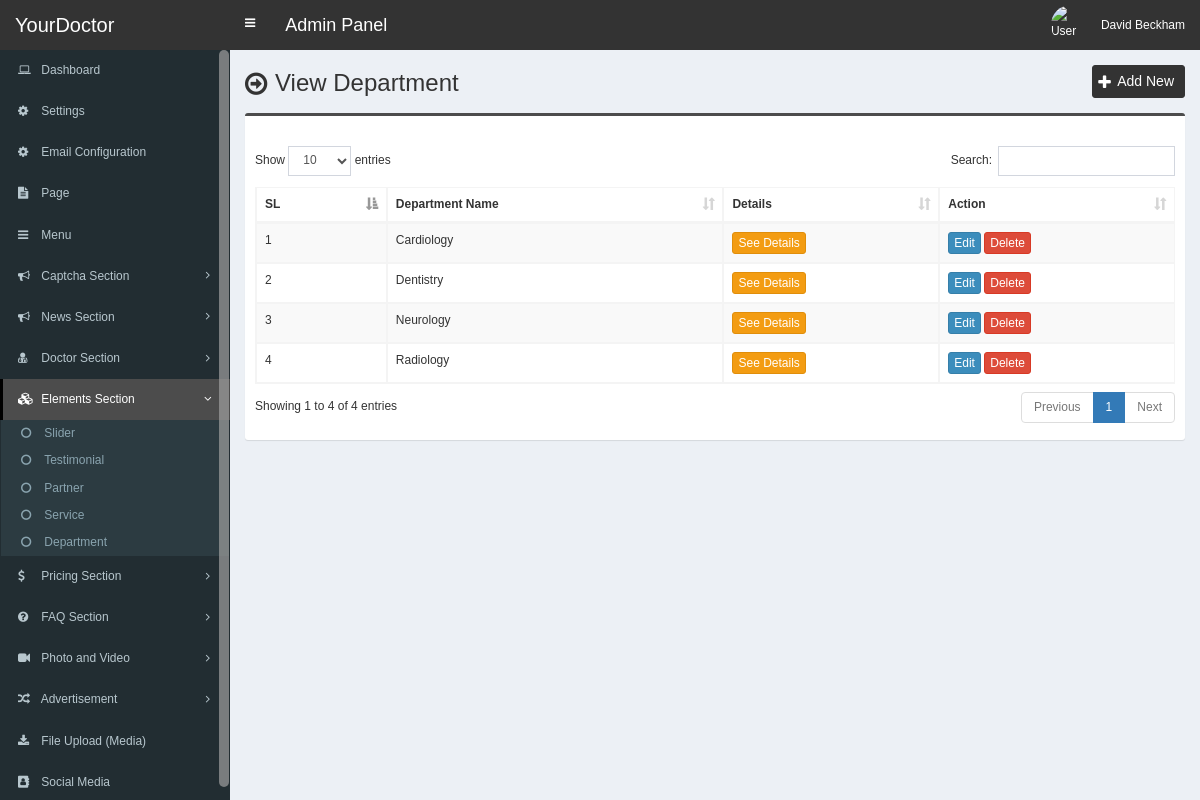
The page /admin/department.php (signed in) on the database its author committed.
### tables this page shows
CREATE TABLE `tbl_settings` (
  `id` int(11) NOT NULL,
  `logo` varchar(255) NOT NULL,
  `favicon` varchar(255) NOT NULL,
  `footer_about` mediumtext NOT NULL,
  `footer_copyright` mediumtext NOT NULL,
  `contact_address` mediumtext NOT NULL,
  `contact_email` varchar(255) NOT NULL,
  `contact_phone` varchar(255) NOT NULL,
  `contact_fax` varchar(255) NOT NULL,
  `contact_map_iframe` mediumtext NOT NULL,
  `total_recent_news_footer` int(10) NOT NULL,
  `total_popular_news_footer` int(10) NOT NULL,
  `total_recent_news_sidebar` int(11) NOT NULL,
  `total_popular_news_sidebar` int(11) NOT NULL,
  `total_recent_news_home_page` int(11) NOT NULL,
  `meta_title_home` mediumtext NOT NULL,
  `meta_keyword_home` mediumtext NOT NULL,
  `meta_description_home` mediumtext NOT NULL,
  `home_title_service` varchar(255) NOT NULL,
  `home_subtitle_service` varchar(255) NOT NULL,
  `home_status_service` int(11) NOT NULL,
  `home_title_department` varchar(255) NOT NULL,
  `home_subtitle_department` varchar(255) NOT NULL,
  `home_status_department` int(11) NOT NULL,
  `home_title_doctor` varchar(255) NOT NULL,
  `home_subtitle_doctor` varchar(255) NOT NULL,
  `home_status_doctor` int(11) NOT NULL,
  `home_title_pricing` varchar(255) NOT NULL,
  `home_subtitle_pricing` varchar(255) NOT NULL,
  `home_status_pricing` int(11) NOT NULL,
  `home_title_testimonial` varchar(255) NOT NULL,
  `home_subtitle_testimonial` varchar(255) NOT NULL,
  `home_status_testimonial` int(11) NOT NULL,
  `home_title_news` varchar(255) NOT NULL,
  `home_subtitle_news` varchar(255) NOT NULL,
  `home_status_news` int(11) NOT NULL,
  `home_title_partner` varchar(255) NOT NULL,
  `home_subtitle_partner` varchar(255) NOT NULL,
  `home_status_partner` int(11) NOT NULL,
  `color` varchar(20) NOT NULL,
  `preloader_status` text NOT NULL,
  `website_name` text NOT NULL
);

CREATE TABLE `tbl_department` (
  `dep_id` int(11) NOT NULL,
  `dep_name` varchar(255) NOT NULL,
  `dep_slug` varchar(255) NOT NULL,
  `dep_detail` mediumtext NOT NULL,
  `dep_address` mediumtext NOT NULL,
  `dep_phone` varchar(100) NOT NULL,
  `dep_fax` varchar(100) NOT NULL,
  `dep_email` varchar(100) NOT NULL,
  `dep_photo` varchar(255) NOT NULL,
  `dep_banner` varchar(255) NOT NULL,
  `meta_title` varchar(255) NOT NULL,
  `meta_keyword` mediumtext NOT NULL,
  `meta_description` mediumtext NOT NULL
);

### admin/department.php (the view, shortened to what this page needs)
<?php require_once('header.php'); ?>
<section class="content-header">
	<div class="content-header-left">
		<h1>View Department</h1>
	</div>
	<div class="content-header-right">
		<a href="department-add.php" class="btn btn-primary btn-sm">Add New</a>
	</div>
</section>
<section class="content">
  <div class="row">
    <div class="col-md-12">
      <div class="box box-info">
        <div class="box-body table-responsive">
          <table id="example1" class="table table-bordered table-striped">
			<thead>
			    <tr>
			        <th>SL</th>
			        <th>Department Name</th>
			        <th>Details</th>
			        <th>Action</th>
			    </tr>
			</thead>
            <tbody>
            	<?php
            	$i=0;
            	$statement = $pdo->prepare("SELECT * FROM tbl_department ORDER BY dep_name ASC");
            	$statement->execute();
            	$result = $statement->fetchAll(PDO::FETCH_ASSOC);
            	foreach ($result as $row) {
            		$i++;
            		?>
					<tr>
	                    <td><?php echo $i; ?></td>
	                    <td><?php echo $row['dep_name']; ?></td>
	                    <td><a href="" data-toggle="modal" data-target="#myModalDetail<?php echo $i; ?>" class="btn btn-warning btn-xs">See Details</a></td>
	                    <td>
	                        <a href="department-edit.php?id=<?php echo $row['dep_id']; ?>" class="btn btn-primary btn-xs">Edit</a>
	                        <a href="#" class="btn btn-danger btn-xs" data-href="department-delete.php?id=<?php echo $row['dep_id']; ?>" data-toggle="modal" data-target="#confirm-delete">Delete</a>
	                    </td>
	                </tr>
            		<?php
            	}
            	?>
            </tbody>
          </table>
        </div>
      </div>
</section>
<?php require_once('footer.php'); ?>

### admin/header.php (shortened to what this page needs)
<?php
include("config.php");
$q = $pdo->prepare("
			SELECT *
			FROM tbl_settings
			WHERE id=?
		");
$q->execute([1]);
$res = $q->fetchAll();
foreach ($res as $row) {
	$website_name = $row['website_name'];
}
?>
<!DOCTYPE html>
<html>
<head>
	<link rel="stylesheet" href="css/bootstrap.min.css">
	<link rel="stylesheet" href="css/font-awesome.min.css">
	<link rel="stylesheet" href="css/ionicons.min.css">
	<link rel="stylesheet" href="css/datepicker3.css">
	<link rel="stylesheet" href="css/all.css">
	<link rel="stylesheet" href="css/select2.min.css">
	<link rel="stylesheet" href="css/dataTables.bootstrap.css">
	<link rel="stylesheet" href="css/jquery.fancybox.css">
	<link rel="stylesheet" href="css/AdminLTE.min.css">
	<link rel="stylesheet" href="css/_all-skins.min.css">
	<link rel="stylesheet" href="css/on-off-switch.css">
	<link rel="stylesheet" href="css/summernote.css">
	<link rel="stylesheet" href="css/style.css">
</head>
<body class="hold-transition fixed skin-blue sidebar-mini">
	<div class="wrapper">
		<header class="main-header">
			<a href="index.php" class="logo">
				<span class="logo-lg"><?php echo $website_name; ?></span>
			</a>
			<nav class="navbar navbar-static-top">
				<a href="#" class="sidebar-toggle" data-toggle="offcanvas" role="button">
				</a>
				<span style="float:left;line-height:50px;color:#fff;padding-left:15px;font-size:18px;">Admin Panel</span>
				<div class="navbar-custom-menu">
					<ul class="nav navbar-nav">
						<li class="dropdown user user-menu">
							<a href="#" class="dropdown-toggle" data-toggle="dropdown">
								<img src="../assets/uploads/<?php echo $_SESSION['user']['photo']; ?>" class="user-image" alt="User Image">
								<span class="hidden-xs"><?php echo $_SESSION['user']['full_name']; ?></span>
							</a>
						</li>
					</ul>
				</div>
			</nav>
		</header>
  		<?php $cur_page = substr($_SERVER["SCRIPT_NAME"],strrpos($_SERVER["SCRIPT_NAME"],"/")+1); ?>
  		<aside class="main-sidebar">
    		<section class="sidebar">
      			<ul class="sidebar-menu">
			        <li class="treeview <?php if($cur_page == 'index.php') {echo 'active';} ?>">
			          <a href="index.php">
			            <i class="fa fa-laptop"></i> <span>Dashboard</span>
			          </a>
			        </li>
					<?php
						if($_SESSION['user']['role'] == 'Super Admin'
					      || $_SESSION['user']['role'] == 'Admin'):
					?>
			        <li class="treeview <?php if( ($cur_page == 'settings.php') ) {echo 'active';} ?>">
			          <a href="settings.php">
			            <i class="fa fa-cog"></i> <span>Settings</span>
			          </a>
			        </li>
			        <?php endif; ?>
			        <?php
						if($_SESSION['user']['role'] == 'Super Admin'
					      || $_SESSION['user']['role'] == 'Admin'):
					?>
			        <li class="treeview <?php if( ($cur_page == 'setting-email.php') ) {echo 'active';} ?>">
			          <a href="setting-email.php">
			            <i class="fa fa-cog"></i> <span>Email Configuration</span>
			          </a>
			        </li>
			        <?php endif; ?>
			        <?php
						if($_SESSION['user']['role'] == 'Super Admin'
					      || $_SESSION['user']['role'] == 'Admin'):
					?>
			        <li class="treeview <?php if( ($cur_page == 'page-add.php')||($cur_page == 'page.php')||($cur_page == 'page-edit.php') ) {echo 'active';} ?>">
			          <a href="page.php">
			            <i class="fa fa-file-text"></i> <span>Page</span>
			          </a>
			        </li>
			        <?php endif; ?>
			        <?php
						if($_SESSION['user']['role'] == 'Super Admin'
					      || $_SESSION['user']['role'] == 'Admin'):
					?>
			        <li class="treeview <?php if( ($cur_page == 'menu-add.php')||($cur_page == 'menu.php')||($cur_page == 'menu-edit.php') ) {echo 'active';} ?>">
			          <a href="menu.php">
			            <i class="fa fa-bars"></i> <span>Menu</span>
			          </a>
			        </li>
			        <?php endif; ?>
			        <li class="treeview <?php if( ($cur_page == 'setting-captcha.php')||($cur_page == 'captcha.php')) {echo 'active';} ?>">
						<a href="#">
							<i class="fa fa-bullhorn"></i>
							<span>Captcha Section</span>
							<span class="pull-right-container">
								<i class="fa fa-angle-left pull-right"></i>
							</span>
						</a>
					</li>
					<li class="treeview <?php if( ($cur_page == 'category-add.php')||($cur_page == 'category.php')||($cur_page == 'category-edit.php') || ($cur_page == 'news-add.php')||($cur_page == 'news.php')||($cur_page == 'news-edit.php') || ($cur_page == 'comment.php') ) {echo 'active';} ?>">
						<a href="#">
							<i class="fa fa-bullhorn"></i>
							<span>News Section</span>
							<span class="pull-right-container">
								<i class="fa fa-angle-left pull-right"></i>
							</span>
						</a>
					</li>
					<li class="treeview <?php if( ($cur_page == 'designation-add.php')||($cur_page == 'designation.php')||($cur_page == 'designation-edit.php') || ($cur_page == 'doctor-add.php')||($cur_page == 'doctor.php')||($cur_page == 'doctor-edit.php') ) {echo 'active';} ?>">
						<a href="#">
							<i class="fa fa-user-md"></i>
							<span>Doctor Section</span>
							<span class="pull-right-container">
								<i class="fa fa-angle-left pull-right"></i>
							</span>
						</a>
					</li>
					<li class="treeview <?php if( ($cur_page == 'slider-add.php')||($cur_page == 'slider.php')||($cur_page == 'slider-edit.php') || ($cur_page == 'testimonial-add.php')||($cur_page == 'testimonial.php')||($cur_page == 'testimonial-edit.php') || ($cur_page == 'partner-add.php')||($cur_page == 'partner.php')||($cur_page == 'partner-edit.php') || ($cur_page == 'service-add.php')||($cur_page == 'service.php')||($cur_page == 'service-edit.php') || ($cur_page == 'department-add.php')||($cur_page == 'department.php')||($cur_page == 'department-edit.php') ) {echo 'active';} ?>">
						<a href="#">
							<i class="fa fa-cubes"></i>
							<span>Elements Section</span>
							<span class="pull-right-container">
								<i class="fa fa-angle-left pull-right"></i>
							</span>
						</a>
						<ul class="treeview-menu">
							<li><a href="slider.php"><i class="fa fa-circle-o"></i> Slider</a></li>
							<li><a href="testimonial.php"><i class="fa fa-circle-o"></i> Testimonial</a></li>
							<li><a href="partner.php"><i class="fa fa-circle-o"></i> Partner</a></li>
							<li><a href="service.php"><i class="fa fa-circle-o"></i> Service</a></li>
							<li><a href="department.php"><i class="fa fa-circle-o"></i> Department</a></li>
						</ul>
					</li>
					<li class="treeview <?php if( ($cur_page == 'pricing-plan-add.php')||($cur_page == 'pricing-plan.php')||($cur_page == 'pricing-plan-edit.php') || ($cur_page == 'pricing-item-add.php')||($cur_page == 'pricing-item.php')||($cur_page == 'pricing-item-edit.php') ) {echo 'active';} ?>">
						<a href="#">
							<i class="fa fa-usd"></i>
							<span>Pricing Section</span>
							<span class="pull-right-container">
								<i class="fa fa-angle-left pull-right"></i>
							</span>
						</a>
					</li>
					<li class="treeview <?php if( ($cur_page == 'faq-category-add.php')||($cur_page == 'faq-category.php')||($cur_page == 'faq-category-edit.php') || ($cur_page == 'faq-add.php')||($cur_page == 'faq.php')||($cur_page == 'faq-edit.php') ) {echo 'active';} ?>">
						<a href="#">
							<i class="fa fa-question-circle"></i>
							<span>FAQ Section</span>
							<span class="pull-right-container">
								<i class="fa fa-angle-left pull-right"></i>
							</span>
						</a>
					</li>
			        <li class="treeview <?php if( ($cur_page == 'photo-category-add.php')||($cur_page == 'photo-category.php')||($cur_page == 'photo-category-edit.php') || ($cur_page == 'photo-add.php')||($cur_page == 'photo.php')||($cur_page == 'photo-edit.php') || ($cur_page == 'video-category-add.php')||($cur_page == 'video-category.php')||($cur_page == 'video-category-edit.php') || ($cur_page == 'video-add.php')||($cur_page == 'video.php')||($cur_page == 'video-edit.php') ) {echo 'active';} ?>">
						<a href="#">
							<i class="fa fa-video-camera"></i>
							<span>Photo and Video</span>
							<span class="pull-right-container">
								<i class="fa fa-angle-left pull-right"></i>
							</span>
						</a>
					</li>
			        <li class="treeview <?php if( ($cur_page == 'advertisement-home.php') || ($cur_page == 'advertisement-sidebar.php') || ($cur_page == 'advertisement-sidebar-add.php') || ($cur_page == 'advertisement-sidebar-edit.php') || ($cur_page == 'advertisement-category.php') || ($cur_page == 'advertisement-category-add.php') || ($cur_page == 'advertisement-category-edit.php') ) {echo 'active';} ?>">
						<a href="#">
							<i class="fa fa-random"></i>
							<span>Advertisement</span>
							<span class="pull-right-container">
								<i class="fa fa-angle-left pull-right"></i>
							</span>
						</a>
					</li>
					<li class="treeview <?php if( ($cur_page == 'file-add.php')||($cur_page == 'file.php')||($cur_page == 'file-edit.php') ) {echo 'active';} ?>">
			          <a href="file.php">
			            <i class="fa fa-download"></i> <span>File Upload (Media)</span>
			          </a>
			        </li>
					<?php
						if($_SESSION['user']['role'] == 'Super Admin'
					      || $_SESSION['user']['role'] == 'Admin'):
					?>
			        <li class="treeview <?php if( ($cur_page == 'social-media.php') ) {echo 'active';} ?>">
			          <a href="social-media.php">
			            <i class="fa fa-address-book"></i> <span>Social Media</span>
			          </a>
			        </li>
			        <?php endif; ?>
      			</ul>
    		</section>
  		</aside>
  		<div class="content-wrapper">

### admin/css/style.css (style rules this page uses)
body { font-size: 12px; font-family: 'verdana', sans-serif; }
.navbar-nav>.user-menu .user-image { width: 40px; height: 40px; margin-top: -10px; }
.content-header>h1, .content-header .content-header-left h1 { font-family: 'verdana', sans-serif; }
.main-header .logo { text-align: left; }
.main-header .logo .logo-lg { font-family: 'verdana', sans-serif; }
.box-info { padding-top: 20px; }
.sidebar-menu li.active>a>.pull-right-container>.fa-angle-left { -webkit-transform: rotate(90deg); -ms-transform: rotate(90deg); -o-transform: rotate(90deg); transform: rotate(90deg); }
.sidebar-menu li>a>.pull-right-container>.fa-angle-left:before { content: "\f105"; }
.content-header { overflow: hidden; }
.content-header .content-header-left { float: left; padding-top: 5px; }
.content-header .content-header-right { float: right; }
.content-header .content-header-left h1 { margin-top: 0; margin-bottom: 0; padding-left: 30px; font-size: 24px; position: relative; }
.content-header .content-header-left h1:before { position: absolute; top: 0; left: 0; font-family: 'FontAwesome', sans-serif; font-size: 26px; content: '\f18e'; }
.content-header .content-header-right a { position: relative; padding-left: 24px; font-size: 14px; }
.content-header .content-header-right a:before { position: absolute; top: 4px; left: 5px; font-family: 'FontAwesome', sans-serif; font-size: 16px; content: '\f067'; }
.skin-blue .sidebar-menu>li:hover>a, .skin-blue .sidebar-menu>li.active>a { color: #fff; background: #3c8dbc; border-left-color: #3c8dbc; }
.skin-blue .main-header .logo, .skin-blue .main-header .logo:hover, .skin-blue .main-header .navbar, .skin-blue .main-header .navbar .sidebar-toggle:hover { background-color: #333333; }
.skin-blue .sidebar-menu>li:hover>a, .skin-blue .sidebar-menu>li.active>a { background-color: #4c4c4c; border-left-color: #000000; }
.box.box-info { border-top-color: #4c4c4c; }
.content-header .content-header-right a { background-color: #333333; border-color: #333333; }
.sidebar-menu .treeview-menu>li>a { font-size: 12px; }

### rows shown on the page
tbl_settings: website_name "YourDoctor"
tbl_department: dep_name "Cardiology"
tbl_department: dep_name "Dentistry"
tbl_department: dep_name "Neurology"
tbl_department: dep_name "Radiology"

### other values the page prints
$_SESSION['user']['full_name'] "David Beckham"
